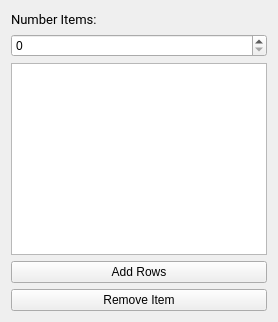
               <widget class="QWidget" name="TAB_CUSTOMFILTERS">
                <attribute name="title">
                 <string>Custom Filters</string>
                </attribute>
                <layout class="QGridLayout" name="GL_TAB_CUSTOM">
                 <item row="0" column="0" colspan="2">
                  <widget class="QLabel" name="LB_NumCustomListItems">
                   <property name="font">
                    <font>
                     <family>Roboto</family>
                     <pointsize>10</pointsize>
                    </font>
                   </property>
                   <property name="text">
                    <string>Number Items:</string>
                   </property>
                  </widget>
                 </item>
                 <item row="1" column="0" colspan="2">
                  <widget class="QSpinBox" name="SB_CustomList"/>
                 </item>
                 <item row="2" column="0" colspan="2">
                  <widget class="QTableWidget" name="TW_CustomList">
                   <property name="autoScroll">
                    <bool>true</bool>
                   </property>
                   <property name="gridStyle">
                    <enum>Qt::NoPen</enum>
                   </property>
                   <attribute name="horizontalHeaderVisible">
                    <bool>false</bool>
                   </attribute>
                   <attribute name="horizontalHeaderCascadingSectionResizes">
                    <bool>true</bool>
                   </attribute>
                   <attribute name="horizontalHeaderDefaultSectionSize">
                    <number>150</number>
                   </attribute>
                   <attribute name="horizontalHeaderMinimumSectionSize">
                    <number>50</number>
                   </attribute>
                   <column>
                    <property name="text">
                     <string>Value</string>
                    </property>
                   </column>
                  </widget>
                 </item>
                 <item row="3" column="0" colspan="2">
                  <widget class="QPushButton" name="BTN_ADDLISTROWS">
                   <property name="text">
                    <string>Add Rows</string>
                   </property>
                  </widget>
                 </item>
                 <item row="4" column="0" colspan="2">
                  <widget class="QPushButton" name="BTN_REMOVELISTITEM">
                   <property name="enabled">
                    <bool>true</bool>
                   </property>
                   <property name="text">
                    <string>Remove Item</string>
                   </property>
                  </widget>
                 </item>
                </layout>
               </widget>
